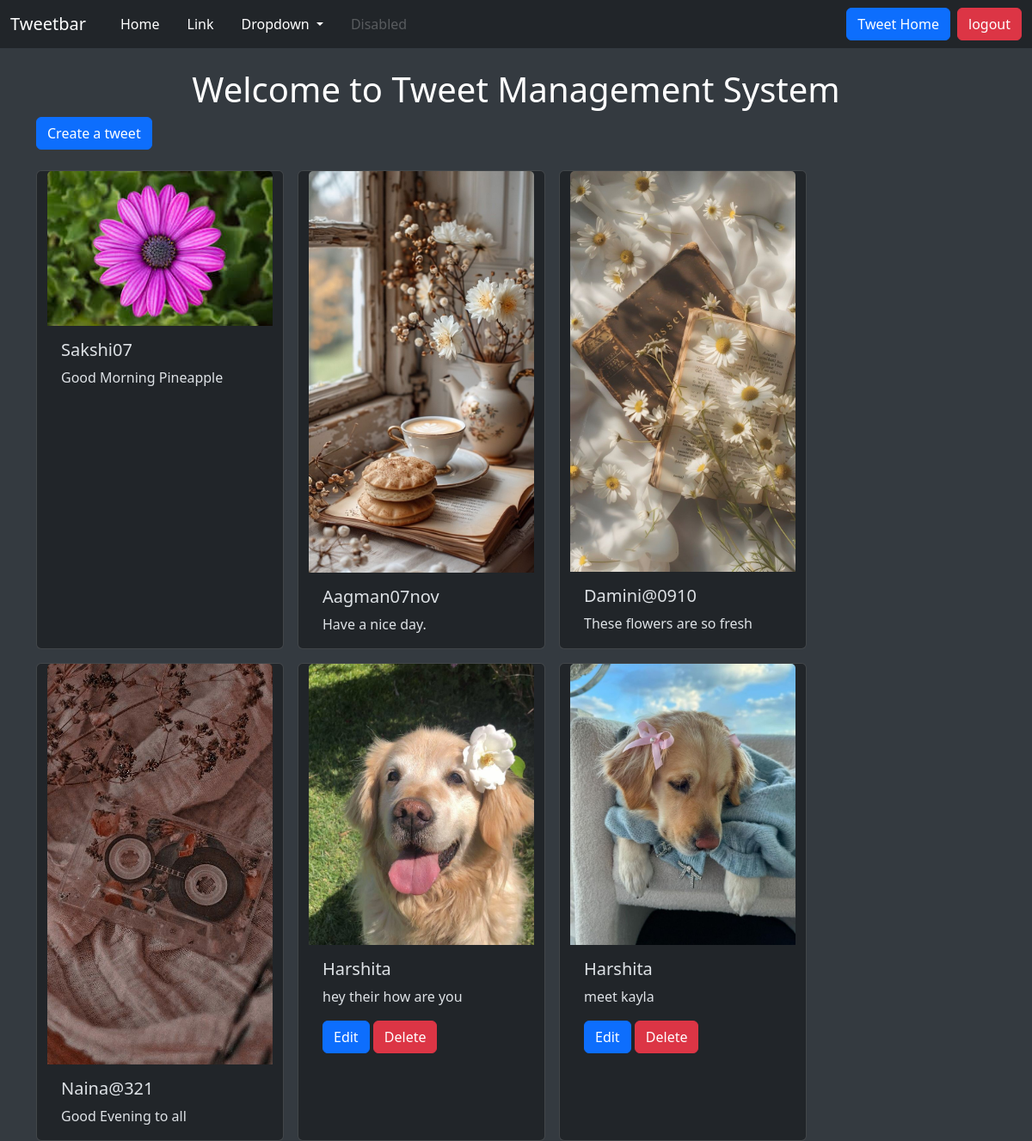
Screenshot of / (signed in) with the database file from the repository.
### tweet/models.py (models this page shows, shortened)
class Tweet(models.Model):
    user = models.ForeignKey(User, on_delete=models.CASCADE)
    text = models.TextField(max_length=240)
    photo = models.ImageField(upload_to='photos/', blank=True, null=True)
    created_at = models.DateTimeField(auto_now_add=True)
    updated_at = models.DateTimeField(auto_now=True)

### tweet/views.py (the view)
# urls.py: path('', views.tweet_list, name='tweet_list'),
def tweet_list(request):
    tweets = Tweet.objects.all().order_by('-created_at')
    return render(request, 'tweet_list.html', {'tweets': tweets})

### tweet/templates/tweet_list.html (shortened to what this page needs)
{% extends "layout.html" %}
{% load static %}
{% block content %}
<h1 class="text-center mt-4">Welcome to Tweet Management System</h1>
<a class="btn btn-primary mb-4" href="{% url 'tweet_create' %}">Create a tweet</a>
<div class="container row gap-3">
    {% for tweet in tweets %}
    <div class="card" style="width: 18rem;">
        {% if tweet.photo %}
        <img src="{{ tweet.photo.url }}" class="card-img-top" alt="Tweet photo">
        {% else %}
        <img src="{% static 'default_image.jpg' %}" class="card-img-top" alt="Default image">
        {% endif %}
        <div class="card-body">
            <h5 class="card-title">{{ tweet.user.username }}</h5>
            <p class="card-text">{{ tweet.text }}</p>
            {% if tweet.user == user %}
            <a href="{% url 'tweet_edit' tweet.id %}" class="btn btn-primary">Edit</a>
            <a href="{% url 'tweet_delete' tweet.id %}" class="btn btn-danger">Delete</a>
            {% endif %}
        </div>
    </div>
    {% endfor %}
</div>
{% endblock %}

### templates/layout.html (style rules this page uses)
body { background-color: #343a40; color: #ffffff; }

### rows the page displays
Tweet: photo (picture), user.username "Sakshi07", text "Good Morning Pineapple"
Tweet: photo (picture), user.username "Aagman07nov", text "Have a nice day."
Tweet: photo (picture), user.username "Damini@0910", text "These flowers are so fresh"
Tweet: photo (picture), user.username "Naina@321", text "Good Evening to all"
Tweet: photo (picture), user.username "Harshita", text "hey their how are you", shows "Edit"
Tweet: photo (picture), user.username "Harshita", text "meet kayla", shows "Edit"
